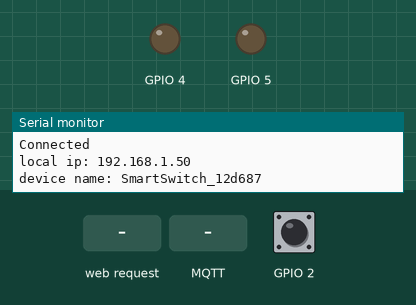
This sketch was run on a simulated ESP8266 (NodeMCU). Shown: output pins drawn as LEDs (lit = HIGH), the last lines printed to the serial monitor. Inputs (shaded band) come from the test bench; at power-on: GPIO 2 HIGH. WiFi joins after 1.5 s; servers stay silent unless stated; storage starts empty; no MQTT or app messages arrive unless stated.

Above: at 2.7 s.
2.8 s: HTTP request GET /4/on received
At 3.5 s:
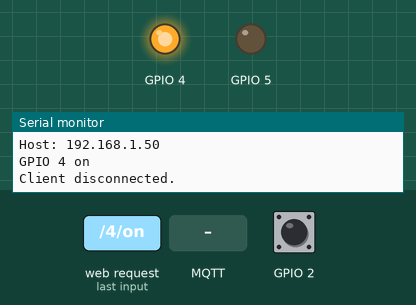
4.3 s: MQTT message "1" arrives on the second subscribed topic
At 5.8 s:
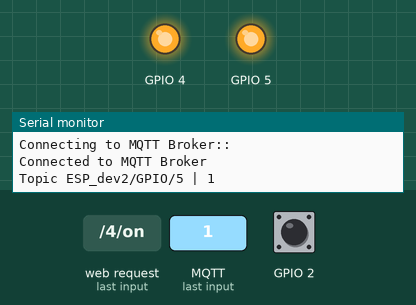
6.5 s: HTTP request GET /4/off received
At 7.5 s:
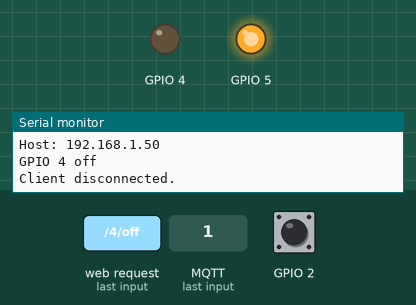
8.0 s: HTTP request GET /5/off received
At 8.7 s:
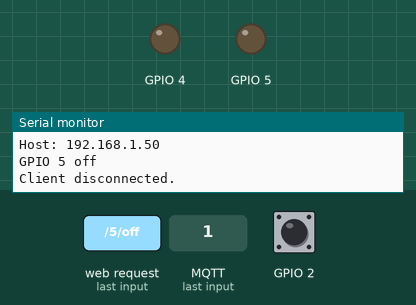
9.5 s: HTTP request GET /5/on received
At 9.8 s:
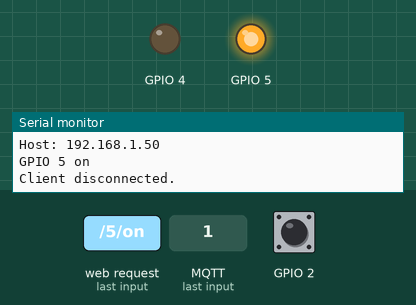
Timing chart, 0 to 12.5 s (numbered marks = the images above; inputs shaded):
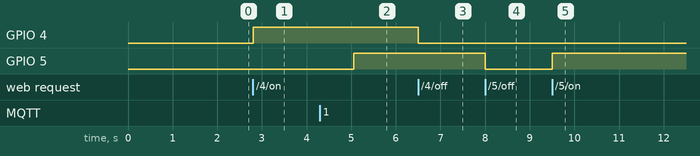

Measured:
- after the input at 2.8 s, GPIO 4: LOW → HIGH at once
- after the input at 4.3 s, GPIO 5: LOW → HIGH after 0.75 s
- after the input at 6.5 s, GPIO 4: HIGH → LOW at once
- after the input at 8.0 s, GPIO 5: HIGH → LOW at once
- after the input at 9.5 s, GPIO 5: LOW → HIGH at once

The sketch:

esp8266-12E.ino
```cpp
#include <FS.h> //this needs to be first, or it all crashes and burns...
#include <ESP8266WiFi.h>
#include <PubSubClient.h>
#include <DNSServer.h>            //Local DNS Server used for redirecting all requests to the configuration portal
#include <ESP8266WebServer.h>     //Local WebServer used to serve the configuration portal
#include <WiFiManager.h>          //https://github.com/tzapu/WiFiManager WiFi Configuration Magic
#include <ArduinoJson.h>          // https://github.com/bblanchon/ArduinoJson
//#include <string.h>

#define SWversion     "0.9"
#define authorFirst   "Michael"
#define authorLast    "Sved"
const String  Email = "Michael.Sved@gmail.com";

// The port to listen for incoming TCP connections
#define LISTEN_PORT           80

// Set web server port number to LISTEN_PORT
WiFiServer server(LISTEN_PORT);

// WIFI
WiFiManager wifiManager;

// Variable to store the HTTP request
String header;

// Auxiliar variables to store the current output state
String output4State = "off";
String output5State = "off";


// MQTT Config
//const char* mqtt_broker = "192.168.0.15"; // MQTT Broker IP
//int mqtt_port = 1883;
WiFiClient espClient;
PubSubClient  MQTT(espClient); // init MQTT Client

//variables for wifimanager
char deviceName[20] = "SmartSwitch_";
char mqtt_port[4];
char mqtt_broker[15];

//flag for saving data
bool shouldSaveConfig = false;

//callback notifying us of the need to save config
void saveConfigCallback () {
  Serial.println("Should save config = true");
  shouldSaveConfig = true;
}

//MQTT reconnect timeout
long lastReconnectAttempt = 0;

void setup()
{
  initPins();
  initSerial();
  initName();
  initFS();
  initWiFi();
  initWebSever();
  initMQTT();
}

void initPins()
{
  pinMode(2, INPUT);

  pinMode(4, OUTPUT);
  digitalWrite(4, 0);
  pinMode(5, OUTPUT);
  digitalWrite(5, 0);
}

void initSerial()
{
  Serial.begin(115200);
}

void initName()
{
  int ChipID_int = ESP.getChipId();
  char ChipID_char[8];
  itoa(ChipID_int, ChipID_char, 16);
  strcat( deviceName, ChipID_char );
}

void initFS()
{
  //clean FS, for testing
  //SPIFFS.format();

  //read configuration from FS json
  Serial.println("mounting FS...");

  if (SPIFFS.begin()) {
    Serial.println("mounted file system");
    if (SPIFFS.exists("/config.json")) {
      //file exists, reading and loading
      Serial.println("reading config file");
      File configFile = SPIFFS.open("/config.json", "r");
      if (configFile) {
        Serial.println("opened config file");
        size_t size = configFile.size();
        // Allocate a buffer to store contents of the file.
        std::unique_ptr<char[]> buf(new char[size]);

        configFile.readBytes(buf.get(), size);
        DynamicJsonBuffer jsonBuffer;
        JsonObject& json = jsonBuffer.parseObject(buf.get());
        json.printTo(Serial);
        if (json.success()) {
          Serial.println("\nparsed json");


          //read json values into variables
          strcpy(mqtt_port, json["mqtt_port"]);
          strcpy(mqtt_broker, json["mqtt_broker"]);
          strcpy(deviceName, json["deviceName"]);

          //debug: did it really do that?
          //Serial.println("1 - Values are:");
          //Serial.println(mqtt_port);
          //Serial.println(mqtt_broker);
          //Serial.println(deviceName);

          configFile.close();

        } else {
          Serial.println("failed to load json config");
        }
      }
    }
  } else {
    Serial.println("failed to mount FS");
  }
  //end read
}

void initWiFi()
{
  Serial.print("Bootpin: ");
  Serial.println(digitalRead(2));
  if(digitalRead(2) == 0)
  {
    Serial.println("Starting AP mode...");
    wifiManager.startConfigPortal(deviceName, "ESPconfig");
    Serial.println("Connected");
  }

  //custom variables to save
  // id/name, placeholder/prompt, default, length
  WiFiManagerParameter custom_mqtt_port("Port", "mqtt port", mqtt_port, 4);
  WiFiManagerParameter custom_mqtt_broker("Server", "mqtt server", mqtt_broker, 15);
  WiFiManagerParameter custom_deviceName("Device Name", "device name", deviceName, 20);

  // Create an instance of the server
  //WiFiServer server(LISTEN_PORT);


  //set config save notify callback
  wifiManager.setSaveConfigCallback(saveConfigCallback);

  //add all your parameters here
  wifiManager.addParameter(&custom_mqtt_port);
  wifiManager.addParameter(&custom_mqtt_broker);
  wifiManager.addParameter(&custom_deviceName);

  wifiManager.setDebugOutput(true);
  //fetches ssid and pass and tries to connect
  //if it does not connect it starts an access point with the specified name
  //here  "AutoConnectAP"
  //and goes into a blocking loop awaiting configuration
  //first parameter is name of access point, second is the password
  if (!wifiManager.autoConnect(deviceName, "ESPconfig"))
  {
    Serial.println("failed to connect and hit timeout");
    delay(3000);
    //reset and try again, or maybe put it to deep sleep
    ESP.reset();
    delay(5000);
  }

  Serial.println("Connected");

  //read updated parameters
  strcpy(mqtt_broker, custom_mqtt_broker.getValue());
  strcpy(mqtt_port, custom_mqtt_port.getValue());
  strcpy(deviceName, custom_deviceName.getValue());

  //debug: did it really do that?
  //Serial.println("2 - Values are:");
  //Serial.println(mqtt_port);
  //Serial.println(mqtt_broker);
  //Serial.println(deviceName);

  //Serial.println("about to save");
  //Serial.println(shouldSaveConfig);
  //save the custom parameters to FS
  if (shouldSaveConfig == true)
  {
    Serial.println("saving config");
    DynamicJsonBuffer jsonBuffer;
    JsonObject& json = jsonBuffer.createObject();

    //save collected varibles
    json["mqtt_port"] = mqtt_port;
    json["mqtt_broker"] = mqtt_broker;
    json["deviceName"] = deviceName;

    File configFile = SPIFFS.open("/config.json", "w");
    if (!configFile) {
      Serial.println("failed to open config file for writing");
    }

    json.printTo(Serial);
    json.printTo(configFile);
    configFile.close();
    //end save
  }


  //WiFi.begin(SSID, PASSWORD); // Wifi Connect
  while (WiFi.status() != WL_CONNECTED)
  {
    delay(100);
    Serial.print(".");
  }
  Serial.println("");
  Serial.print("local ip: ");
  Serial.println(WiFi.localIP());
  Serial.print("device name: ");
  Serial.println(deviceName);

}


//init Websever
void initWebSever()
{
  server.begin();
}

// MQTT Broker connection
void initMQTT()
{
  MQTT.setServer(mqtt_broker, atoi(mqtt_port));
  MQTT.setCallback(mqtt_callback);
}

// Receive messages
void mqtt_callback(char* topic, byte* payload, unsigned int length)
{
  String message;
  for (int i = 0; i < length; i++)
  {
    char c = (char)payload[i];
    message += c;
  }

  Serial.print("Topic ");
  Serial.print(topic);
  Serial.print(" | ");
  Serial.println(message);


  if(strcmp(topic,"ESP_dev2/GPIO/4") == 0)           //subscribe topic. use strcmp function
  {
    if(message == "1")
    {
      digitalWrite(4, 1);
      MQTT.publish ("ESP_dev2/state/GPIO/4", "1");
    }

    if(message == "0")
    {
      digitalWrite(4, 0);
      MQTT.publish ("ESP_dev2/state/GPIO/4", "0");
    }
  }

  if(strcmp(topic,"ESP_dev2/GPIO/5") == 0)
    {
      if(message == "1")
      {
        digitalWrite(5, 1);
        MQTT.publish ("ESP_dev2/state/GPIO/5", "1");
      }
      if(message == "0")
      {
        digitalWrite(5, 0);
        MQTT.publish ("ESP_dev2/state/GPIO/5", "0");
      }
    }

  message = "";
  Serial.println();
  Serial.flush();
}


  void recconectWiFi()
  {
    while (WiFi.status() != WL_CONNECTED)
    {
    delay(100);
    Serial.print(".");
   }
  }

  void loop()
  {
    WebServer();

    if (!MQTT.connected())
    {
      long now = millis();
      if (now - lastReconnectAttempt > 5000)
      {
        lastReconnectAttempt = now;
        // Attempt to reconnect
        Serial.print("Connecting to MQTT Broker:");
        Serial.print(mqtt_broker);
        Serial.print(":");
        Serial.println(mqtt_port);
        if (reconnect())
        {
          lastReconnectAttempt = 0;
          Serial.println("Connected to MQTT Broker");
        }
      }
    }
    else
    {
      // Client connected
    }

    MQTT.loop();
}

boolean reconnect()
{
  if (MQTT.connect("ESP_dev2"))          //client ID
    {
      MQTT.subscribe("ESP_dev2/GPIO/4"); // Topic
      MQTT.subscribe("ESP_dev2/GPIO/5"); // Topic
    }
    return MQTT.connected();
}

void WebServer()
{
  WiFiClient client = server.available();   // Listen for incoming clients

  if (client) {                             // If a new client connects,
    Serial.println("New Client.");          // print a message out in the serial port
    String currentLine = "";                // make a String to hold incoming data from the client
    while (client.connected()) {            // loop while the client's connected
      if (client.available()) {             // if there's bytes to read from the client,
        char c = client.read();             // read a byte, then
        Serial.write(c);                    // print it out the serial monitor
        header += c;
        if (c == '\n') {                    // if the byte is a newline character
          // if the current line is blank, you got two newline characters in a row.
          // that's the end of the client HTTP request, so send a response:
          if (currentLine.length() == 0) {
            // HTTP headers always start with a response code (e.g. HTTP/1.1 200 OK)
            // and a content-type so the client knows what's coming, then a blank line:
            client.println("HTTP/1.1 200 OK");
            client.println("Content-type:text/html");
            client.println("Connection: close");
            client.println();

            // turns the GPIOs on and off
            if (header.indexOf("GET /4/on") >= 0)
            {
              Serial.println("GPIO 4 on");
              output4State = "on";
              digitalWrite(4, HIGH);
            } else if (header.indexOf("GET /4/off") >= 0)
            {
              Serial.println("GPIO 4 off");
              output4State = "off";
              digitalWrite(4, LOW);
            } else if (header.indexOf("GET /5/on") >= 0)
            {
              Serial.println("GPIO 5 on");
              output5State = "on";
              digitalWrite(5, HIGH);
            } else if (header.indexOf("GET /5/off") >= 0)
            {
              Serial.println("GPIO 5 off");
              output5State = "off";
              digitalWrite(5, LOW);
            }


            if (header.indexOf("GET /Reboot") >= 0)
            {
              Serial.println("rebooting device");
              client.stop();
              ESP.restart();

            }

            if (header.indexOf("GET /WiFiReset") >= 0)
            {
              Serial.println("reseting WiFi Settings");
              wifiManager.resetSettings();
              Serial.println("rebooting device");
              client.stop();
              ESP.restart();

            }

            if (header.indexOf("GET /settingsReset") >= 0)
            {
              Serial.println("reseting All Settings");;
              SPIFFS.remove("/config.json");
              wifiManager.resetSettings();
              Serial.println("rebooting device");
              client.stop();
              ESP.restart();
            }


            // Display the HTML web page
            client.println("<!DOCTYPE html><html>");
            client.println("<head><meta name=\"viewport\" content=\"width=device-width, initial-scale=1\">");
            client.println("<link rel=\"icon\" href=\"data:,\">");
            // CSS to style the on/off buttons
            // Feel free to change the background-color and font-size attributes to fit your preferences
            client.println("<style>html { font-family: Helvetica; display: inline-block; margin: 0px auto; text-align: center;}");
            client.println(".button { background-color: #195B6A; border: none; color: white; padding: 16px 40px;");
            client.println("text-decoration: none; font-size: 30px; margin: 2px; cursor: pointer;}");
            client.println(".button2 {background-color: #77878A;}</style></head>");

            // Web Page Heading
            client.print("<body><h1>");
            client.print(deviceName);
            client.print("</h1>");

            client.print("<p>local IP:");
            client.print(WiFi.localIP());
            client.print("</p>");
            client.print("<p></p>");

            client.print("<p>MQTT Server:");
            client.print(mqtt_broker);
            client.print(":");
            client.print(mqtt_port);
            client.print("</p>");
            client.print("<p></p>");

            // Display current state, and ON/OFF buttons for GPIO 4
            client.println("<p>GPIO 4 - State " + output4State + "</p>");
            // If the output4State is off, it displays the ON button
            if (output4State=="off") {
              client.println("<p><a href=\"/4/on\"><button class=\"button\">ON</button></a></p>");
            } else {
              client.println("<p><a href=\"/4/off\"><button class=\"button button2\">OFF</button></a></p>");
            }

            // Display current state, and ON/OFF buttons for GPIO 5
            client.println("<p>GPIO 5 - State " + output5State + "</p>");
            // If the output5State is off, it displays the ON button
            if (output5State=="off") {
              client.println("<p><a href=\"/5/on\"><button class=\"button\">ON</button></a></p>");
            } else {
              client.println("<p><a href=\"/5/off\"><button class=\"button button2\">OFF</button></a></p>");
            }
            client.print("<p>----------------------------------</p>");
            client.print("<p><b>Manage SmartSwitch</b></p>");
            client.println("<p>Restart Device</p>");
            client.println("<p><a href=\"/Reboot\"><button class=\"button\">Restart</button></a></p>");
            client.println("<p>Reset WiFi Settings</p>");
            client.println("<p><a href=\"/WiFiReset\"><button class=\"button\">Reset</button></a></p>");
            client.println("<p>Reset All Settings</p>");
            client.println("<p><a href=\"/settingsReset\"><button class=\"button\">Reset All</button></a></p>");

            client.print("<p></p>");
            client.print("<p></p>");
            client.print("<p></p>");
            client.print("<p></p>");
            client.print("<p>Version ");
            client.print(SWversion);
            client.print(" 2019");
            client.print("/<p>");
            client.print("<p>");
            client.print(authorFirst);
            client.print(" ");
            client.print(authorLast);
            client.print("/<p>");
            client.print("<p>");
            client.print(Email);
            client.print("</p>");


            client.println("</body></html>");

            // The HTTP response ends with another blank line
            client.println();
            // Break out of the while loop
            break;
          } else { // if you got a newline, then clear currentLine
            currentLine = "";
          }
        } else if (c != '\r') {  // if you got anything else but a carriage return character,
          currentLine += c;      // add it to the end of the currentLine
        }
      }
    }
    // Clear the header variable
    header = "";
    // Close the connection
    client.stop();
    Serial.println("Client disconnected.");
    Serial.println("");
  }
}
```
